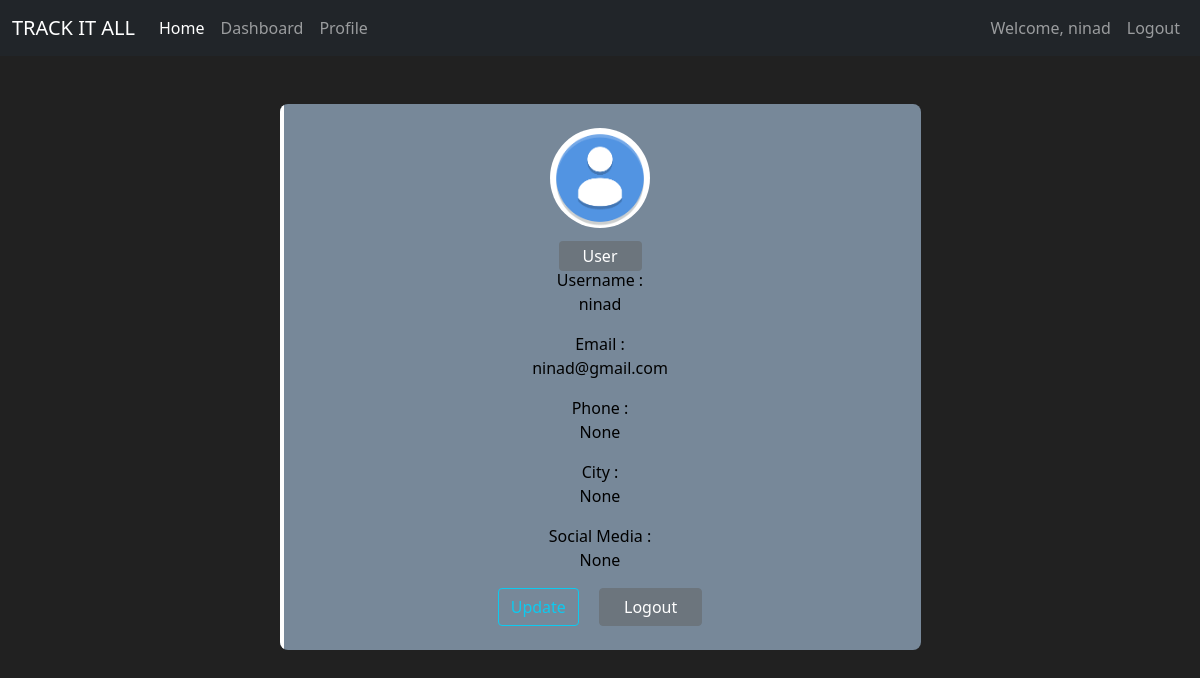
The page /profile (signed in) on the database its author committed.
### my_app/models.py (models this page shows, shortened)
class User(db.Model,UserMixin):
    id=db.Column(db.Integer(), primary_key=True)
    username=db.Column(db.String(length=40), nullable=False, unique=True)
    email=db.Column(db.String(length=50), nullable=False, unique=True)
    password_hash=db.Column(db.String(length=60), nullable=False)
    target=db.Column(db.Integer(), nullable=False, default=0)          #one to many relationship
    trackers=db.relationship('Tracker',backref='owned_user', lazy=True)     #lazy=True it allows sqlalchemy to grab hold of all items in one shot
    log=db.relationship('Log')
    role=db.Column(db.String(), nullable=False, default='User')          #one to many relationship
    city=db.Column(db.String())
    phone_num=db.Column(db.Integer())
    social=db.Column(db.String())
    @property
    def password(self):
        return self.password

### my_app/routes.py (the view, shortened to what this page needs)
@app.route('/profile', methods=['GET', 'POST'])
@login_required
def profile_page():
    update_profile = UpdateProfile()
    return render_template('profile.html', update_profile=update_profile)

### my_app/models.py (called while the page is built)
@login_manager.user_loader
def load_user(user_id):
    return User.query.get(int(user_id))

### my_app/templates/profile.html (shortened to what this page needs)
{% extends 'base.html' %}
{% block content %}
  <div class="container mt-5">
    <div class="row d-flex justify-content-center">
        <div class="col-md-7">
            <div class="card p-3 py-4" style="background-color:lightslategray;">
                <div class="image text-center">
                    <img src="{{ url_for('static',filename='images/download.png') }}" width="100" class="rounded-circle">
                </div>
                <div class="text-center mt-3">
                    <span class="bg-secondary p-1 px-4 rounded text-center">{{current_user.role}}</span>
                    <div class="profile" style="color: black;">
                        Username : <p>{{ current_user.username }}</p>
                        Email : <p>{{ current_user.email}} </p>
                        Phone : <p>{{ current_user.phone_num }}</p>
                        City : <p>{{ current_user.city }}</p>
                        Social Media : <p>{{ current_user.social }}</p>
                    </div>
                    <div class="buttons">
                        <button type="button" class="btn btn-outline-info" data-bs-toggle="modal" data-bs-target="#Modal-Profile">
                        </button>                        <a class="btn btn-secondary px-4 ms-3" href="{{url_for('logout_page')}}">Logout</a>
                    </div>
                </div>
            </div>
        </div>
    </div>
</div>
{% endblock %}

### my_app/templates/base.html (shortened to what this page needs)
<!doctype html>
<html lang="en">
  <head>
    <link href="https://cdn.jsdelivr.net/npm/bootstrap@5.1.3/dist/css/bootstrap.min.css" rel="stylesheet">
    <link rel="stylesheet" href="{{ url_for('static',filename='css/style.css') }}">
  </head>
  <body>
    <nav class="navbar navbar-expand-lg navbar-dark bg-dark">
        <div class="container-fluid">
          <a class="navbar-brand" href="#">TRACK IT ALL</a>
          <div class="collapse navbar-collapse" id="navbarSupportedContent">
            <ul class="navbar-nav me-auto mb-2 mb-lg-0">
              <li class="nav-item">
                <a class="nav-link active" aria-current="page" href="{{ url_for('home_page') }}">Home</a>
              </li>
              <li class="nav-item">
                <a class="nav-link" href="{{ url_for('dashboard_page') }}">Dashboard</a>
              </li>
              <li class="nav-item">
                <a class="nav-link" href="{{ url_for('profile_page') }}">Profile</a>
              </li>
            </ul>
            {% if current_user.is_authenticated %}
            <ul class="navbar-nav ms-auto">
                <li class="nav-item">
                    <a class="nav-link" href="#">Welcome, {{ current_user.username}}</a>
                </li>
                <li class="nav-item">
                    <a class="nav-link" href="{{ url_for('logout_page') }}">Logout</a>
                </li>
            </ul>
            {% endif %}
          </div>
        </div>
    </nav>
    {% block content %}
    {% endblock %}
  </body>
</html>

### my_app/static/css/style.css (style rules this page uses)
body { background-color: #212121; color: white; }
.card { border:none; position:relative; overflow:hidden; border-radius:8px; cursor:pointer; }
.card:before { content:""; position:absolute; left:0; top:0; width:4px; height:100%; background-color:white; transform:scaleY(1); transition:all 0.5s; transform-origin: bottom }
.card:after { content:""; position:absolute; left:0; top:0; width:4px; height:100%; background-color:black; transform:scaleY(0); transition:all 0.5s; transform-origin: bottom }
.image img { transition: all 0.5s }

### rows shown on the page
User: username "ninad", role "User", email "ninad@gmail.com", phone_num "None", city "None", social "None"
